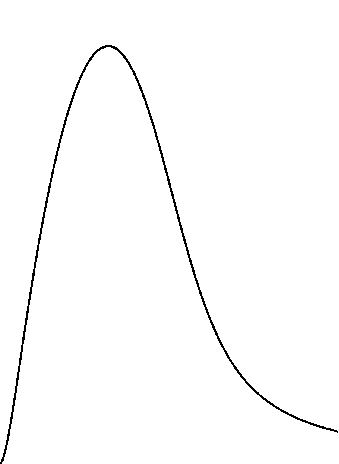
#> input picture occu.jpeg, 339 x 464 px
$ python curveextract.py
#> lines starting #> are read from the running program, lines starting #| are printed output that depends on the picture
#!/usr/bin/python2
# -*- coding: utf-8 -*-
from PIL import Image
import random
from numpy import array, linspace, log, exp, savetxt, column_stack
from pylab import plot, show, ones, savefig,semilogy
import subprocess
import argparse
import re

parser = argparse.ArgumentParser(description='Extract Imagedata from a cropped picture.')
parser.add_argument('-f','--file',    help='Filename', default='occu.jpeg')
parser.add_argument('-l','--log',     help='Filename', default=False)
parser.add_argument('-o','--out',     help='Name of the created file', default='extracted')
parser.add_argument('-x','--xrange',  help='Units in x-direction', default='0 60')
parser.add_argument('-y','--yrange',  help='Units in y-direction', default='0 22.5')
args = parser.parse_args()

theFile = args.file

xorig = tuple(float(x) for x in re.findall('[-+]?\d*\.\d+|\d+', args.xrange))
yorig = tuple(float(x) for x in re.findall('[-+]?\d*\.\d+|\d+', args.yrange))

logscale = args.log
outFile = args.out

data=[]
img = Image.open(theFile)
#> img is the input picture: PIL image 339x464 RGB; min 0, max 255, mean 251.8
for i in range(img.size[0]):
    temp = []
    for j in range(img.size[1]):
        if img.getpixel((i,j))[0]<1 : temp.append(img.size[1]-j)
    if temp : data.append((i, sum(temp)/float(len(temp))))
data = array(data)

if logscale:
    xvals = array([float(x[0])/img.size[0]*(xorig[1]-xorig[0])+xorig[0] for x in data])
    ylog = array([exp(x) for x in linspace(log(yorig[0]),log(yorig[1]),img.size[1])])
    yvals= ylog[data[:,1].astype('int')]
    semilogy(xvals,yvals)
else:
    xvals = array([float(x[0])/img.size[0]*(xorig[1]-xorig[0])+xorig[0] for x in data])
#> xvals = 338 values from 0 to 59.65
    yvals = array([float(x[1])/img.size[1]*(yorig[1]-yorig[0])+yorig[0] for x in data])
    plot(xvals,yvals)


savetxt(outFile, column_stack([
    xvals.view(float).reshape(-1),
    yvals.view(float).reshape(-1),
]))

show()
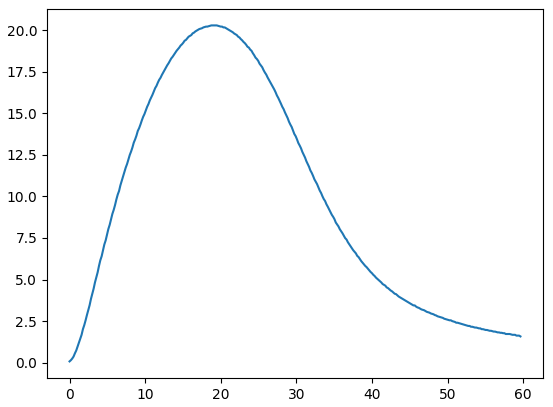
#> figure drawn by matplotlib, 1 panel; curve peaks at x = 18.76, y = 20.29

$ run again, with log1.jpeg copied over occu.jpeg
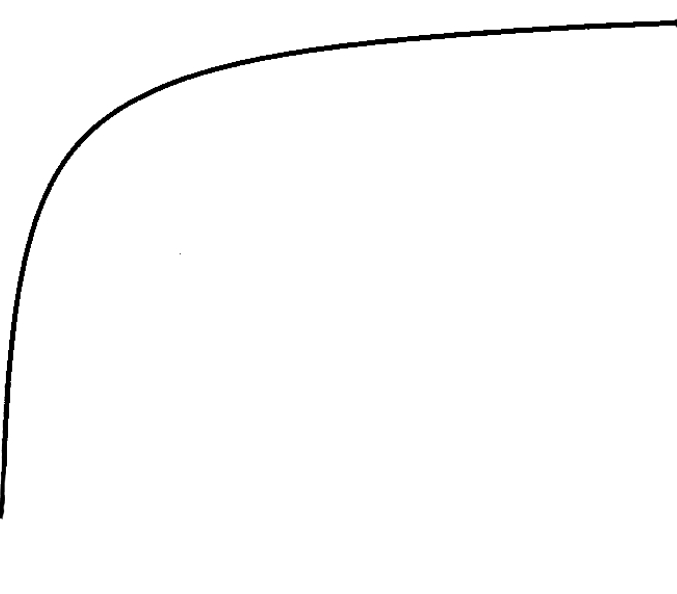
#> input picture log1.jpeg, 677 x 594 px
#> img is the input picture: PIL image 677x594 RGB; min 0, max 255, mean 251.7
#> `show()`:
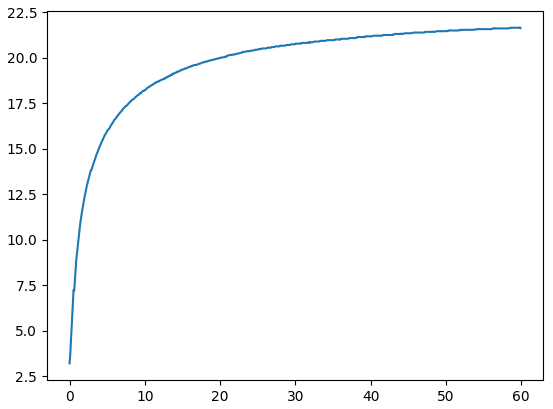
#> figure drawn by matplotlib, 1 panel; curve peaks at x = 59.82, y = 21.67

$ run again, with test_raw.jpeg copied over occu.jpeg
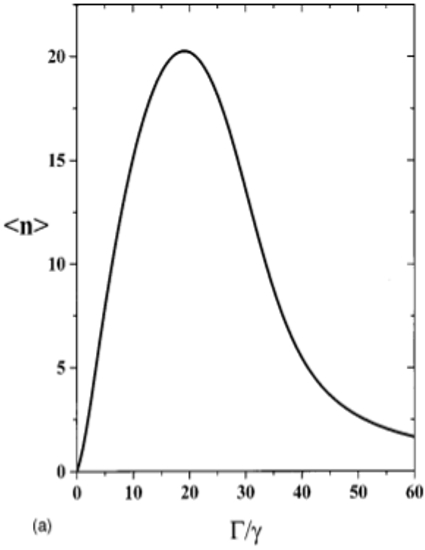
#> input picture test_raw.jpeg, 425 x 550 px
#> img is the input picture: PIL image 425x550 RGB; min 0, max 255, mean 247.7
#> `show()`:
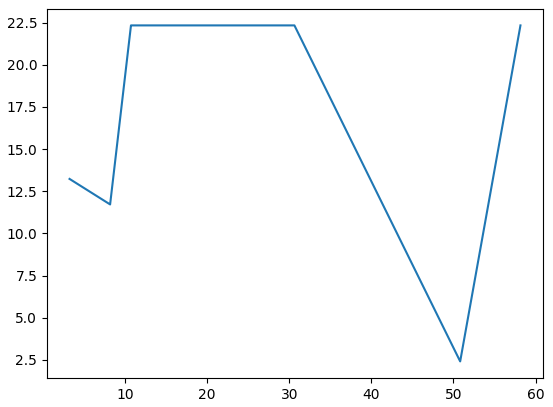
#> figure drawn by matplotlib, 1 panel
